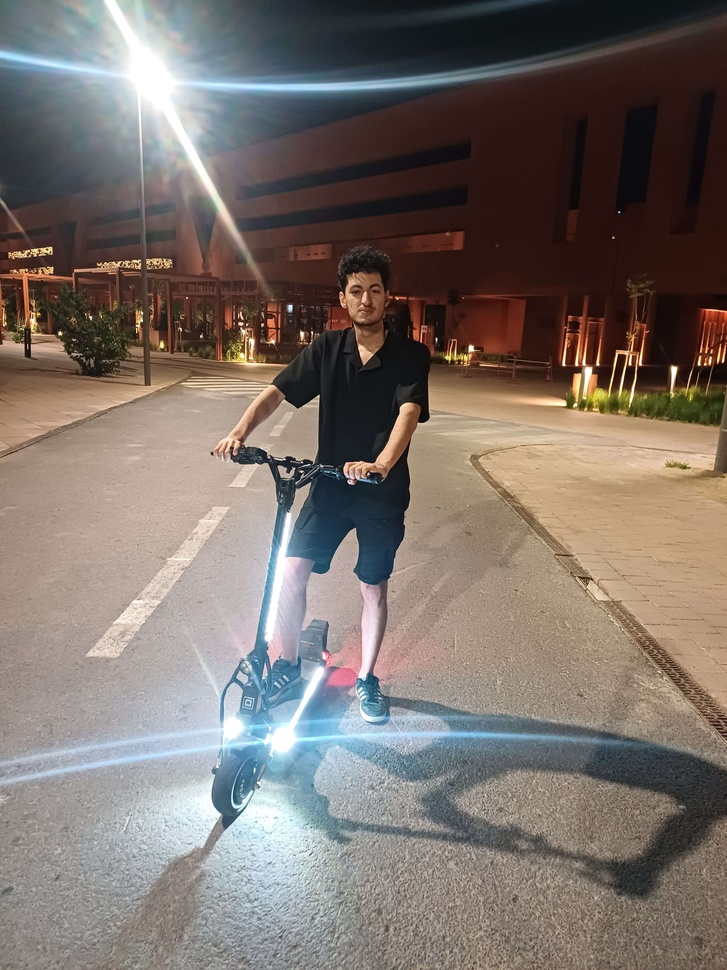
#> input picture traitement_image/partie_1/test.jpg, 727 x 970 px, shrunk from 6000 x 8000 before the run
$ python test1.py
#> lines starting #> are read from the running program, lines starting #| are printed output that depends on the picture
import cv2
import matplotlib.pyplot as plt
import numpy as np

# # Charger une image en niveaux de gris
# # Le paramètre 0 force la lecture en mode "grayscale"
image = cv2.imread("test.jpg", 0)
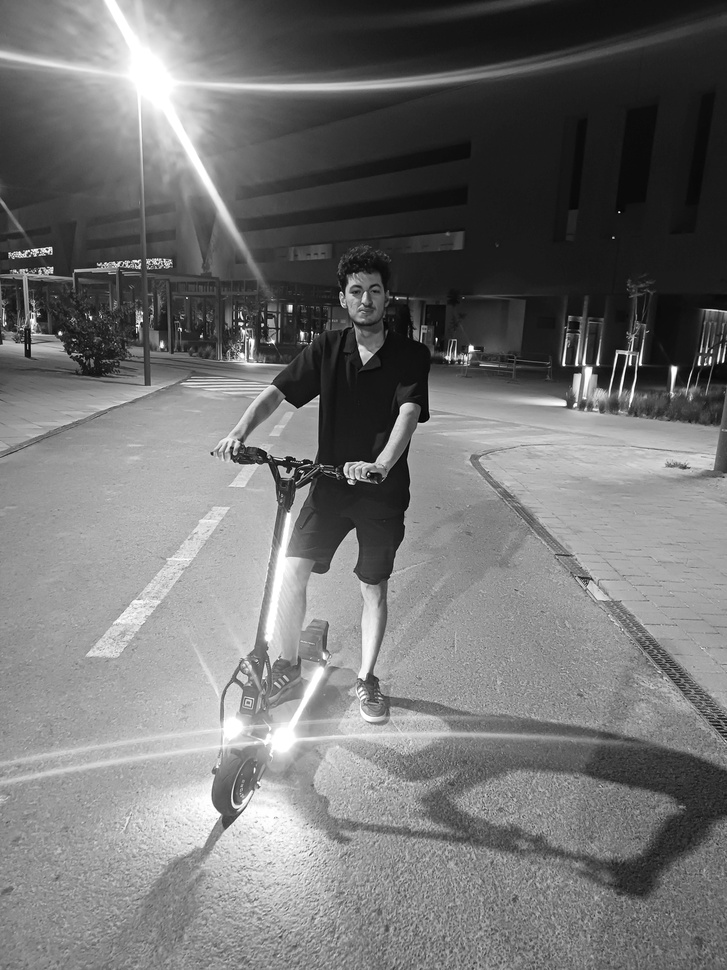
#> image: shape (970, 727); min 0, max 255, mean 114.9

# Afficher la matrice des pixels (valeurs entre 0 et 255)
print("Matrice des pixels :")
print(image)
#> (printed output is left out)

# Afficher l'image en niveaux de gris
plt.imshow(image, cmap='gray')
plt.title("Image en niveaux de gris")
plt.axis("off")
plt.show()

# Exemple : créer une petite image 4x4 en niveaux de gris
matrice = np.array([
    [255, 64, 128, 255],
    [255, 128, 64, 0],
    [50, 100, 150, 200],
    [200, 150, 100, 50]
], dtype=np.uint8)

plt.imshow(matrice, cmap='gray')
plt.title("Exemple matrice 4x4")
plt.axis("off")
plt.show()
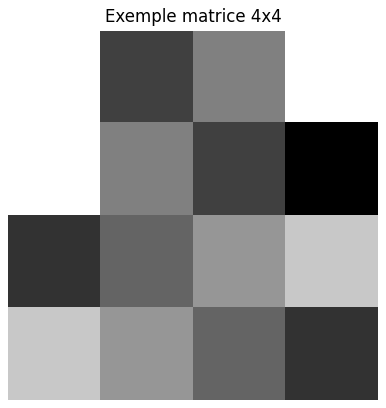
#> figure drawn by matplotlib, 1 panel
